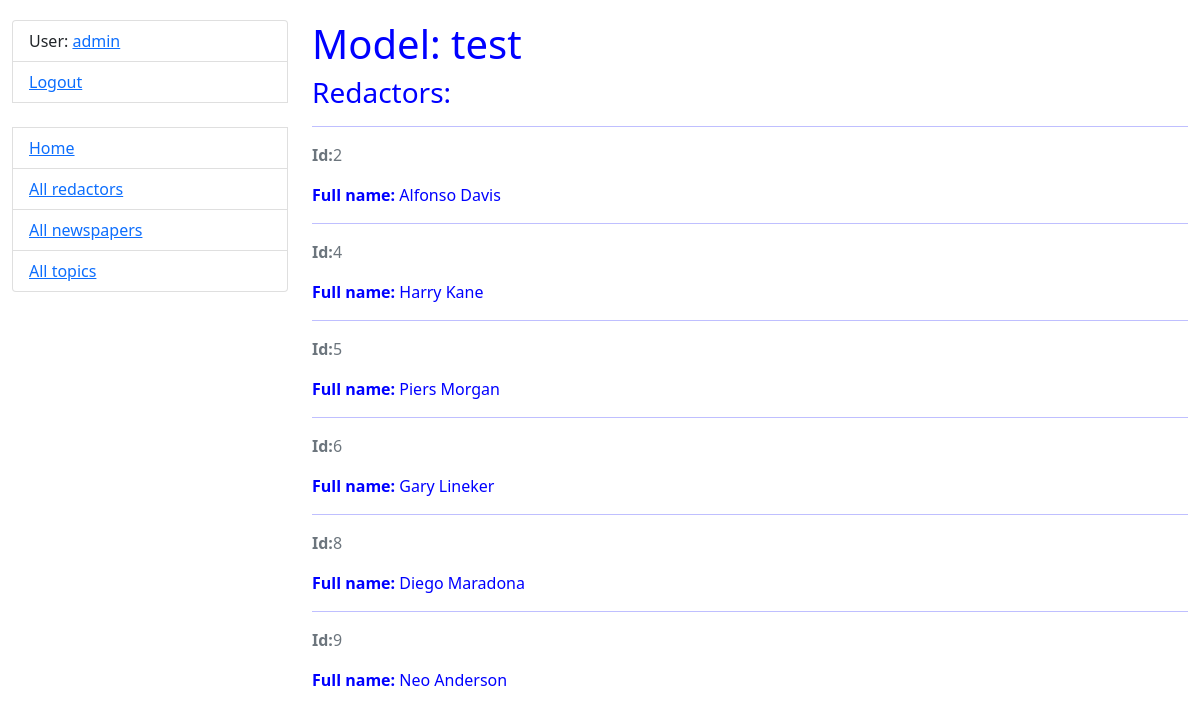
The app's page /newspapers/7/ (signed in) with its own data.
### catalog/models.py (models this page shows, shortened)
class Redactor(AbstractUser):
    years_of_experience = models.IntegerField(null=True, blank=True)
    class Meta:
        verbose_name = "Redactor"
        verbose_name_plural = "Redactors"

class Newspaper(models.Model):
    title = models.CharField(max_length=255)
    content = models.TextField()
    published_date = models.DateField(null=True)
    topic = models.ForeignKey("Topic", on_delete=models.CASCADE)
    redactors = models.ManyToManyField(settings.AUTH_USER_MODEL, related_name="newspapers")
    class Meta:
        ordering = ["id"]

### catalog/views.py (the view)
class NewspaperDetailView(LoginRequiredMixin, generic.DetailView):
    model = Newspaper

### templates/catalog/newspaper_detail.html
{% extends "base.html" %}
{% block content %}
  <h1>Model: {{ newspaper.title }}</h1>
  <div class="ml-6">
    <h3>Redactors:</h3>
    {% for redactor in newspaper.redactors.all %}
    <hr>
    <p class="text-muted"><strong>Id:</strong>{{ redactor.id }}</p>
    <p>
      <strong>Full name:</strong>
      {{ redactor.first_name }} {{ redactor.last_name }}
    </p>
    {% endfor %}
  </div>
{% endblock %}

### templates/includes/sidebar.html
<ul class="sidebar-nav list-group">
  {% if user.is_authenticated %}
    <li class="list-group-item">User: <a href="{{ user.get_absolute_url }}">{{ user.get_username }}</a></li>
    <li class="list-group-item"><a href="{% url 'logout'%}?next={{request.path}}">Logout</a></li>
  {% else %}
    <li class="list-group-item"><a href="{% url 'login'%}?next={{request.path}}">Login</a></li>
  {% endif %}
  <br>
  <li class="list-group-item"><a href="{% url 'catalog:index' %}">Home</a></li>
  <li class="list-group-item"><a href="{% url 'catalog:redactor-list' %}">All redactors</a></li>
  <li class="list-group-item"><a href="{% url 'catalog:newspaper-list' %}">All newspapers</a></li>
  <li class="list-group-item"><a href="{% url 'catalog:topic-list' %}">All topics</a></li>
</ul>

### static/css/styles.css (style rules this page uses)
body { margin-top: 20px; color: blue; }

### records on screen
Redactor: get_username "admin"
Newspaper: title "test"
Redactor: id "2", first_name "Alfonso", last_name "Davis"
Redactor: id "4", first_name "Harry", last_name "Kane"
Redactor: id "5", first_name "Piers", last_name "Morgan"
Redactor: id "6", first_name "Gary", last_name "Lineker"
Redactor: id "8", first_name "Diego", last_name "Maradona"
Redactor: id "9", first_name "Neo", last_name "Anderson"
